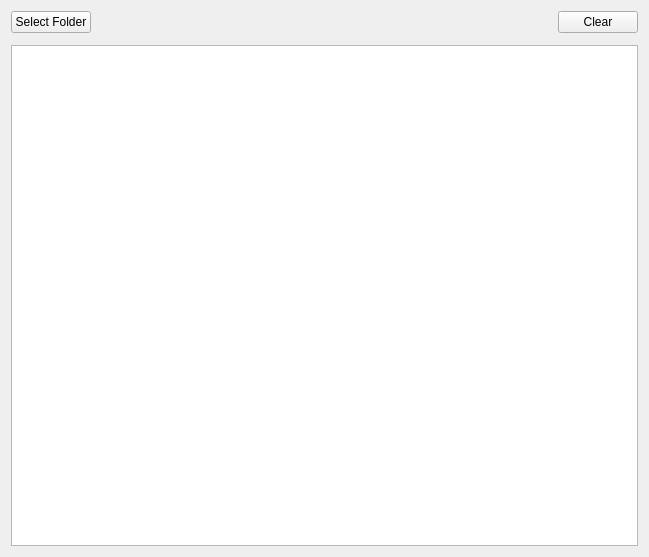
<?xml version="1.0" encoding="UTF-8"?>
<ui version="4.0">
 <class>ImageManager</class>
 <widget class="QWidget" name="ImageManager">
  <property name="geometry">
   <rect>
    <x>0</x>
    <y>0</y>
    <width>649</width>
    <height>557</height>
   </rect>
  </property>
  <property name="windowTitle">
   <string>Form</string>
  </property>
  <layout class="QVBoxLayout" name="verticalLayout_2">
   <item>
    <layout class="QVBoxLayout" name="verticalLayout">
     <item>
      <layout class="QHBoxLayout" name="horizontalLayout_2">
       <item>
        <widget class="QPushButton" name="FolderButton">
         <property name="text">
          <string>Select Folder</string>
         </property>
        </widget>
       </item>
       <item>
        <spacer name="horizontalSpacer">
         <property name="orientation">
          <enum>Qt::Orientation::Horizontal</enum>
         </property>
         <property name="sizeHint" stdset="0">
          <size>
           <width>40</width>
           <height>20</height>
          </size>
         </property>
        </spacer>
       </item>
       <item>
        <widget class="QPushButton" name="ClearButton">
         <property name="text">
          <string>Clear</string>
         </property>
        </widget>
       </item>
      </layout>
     </item>
     <item>
      <spacer name="verticalSpacer">
       <property name="orientation">
        <enum>Qt::Orientation::Vertical</enum>
       </property>
       <property name="sizeType">
        <enum>QSizePolicy::Policy::Fixed</enum>
       </property>
       <property name="sizeHint" stdset="0">
        <size>
         <width>20</width>
         <height>6</height>
        </size>
       </property>
      </spacer>
     </item>
     <item>
      <widget class="QTableWidget" name="tableWidget"/>
     </item>
    </layout>
   </item>
  </layout>
 </widget>
 <resources/>
 <connections/>
</ui>
